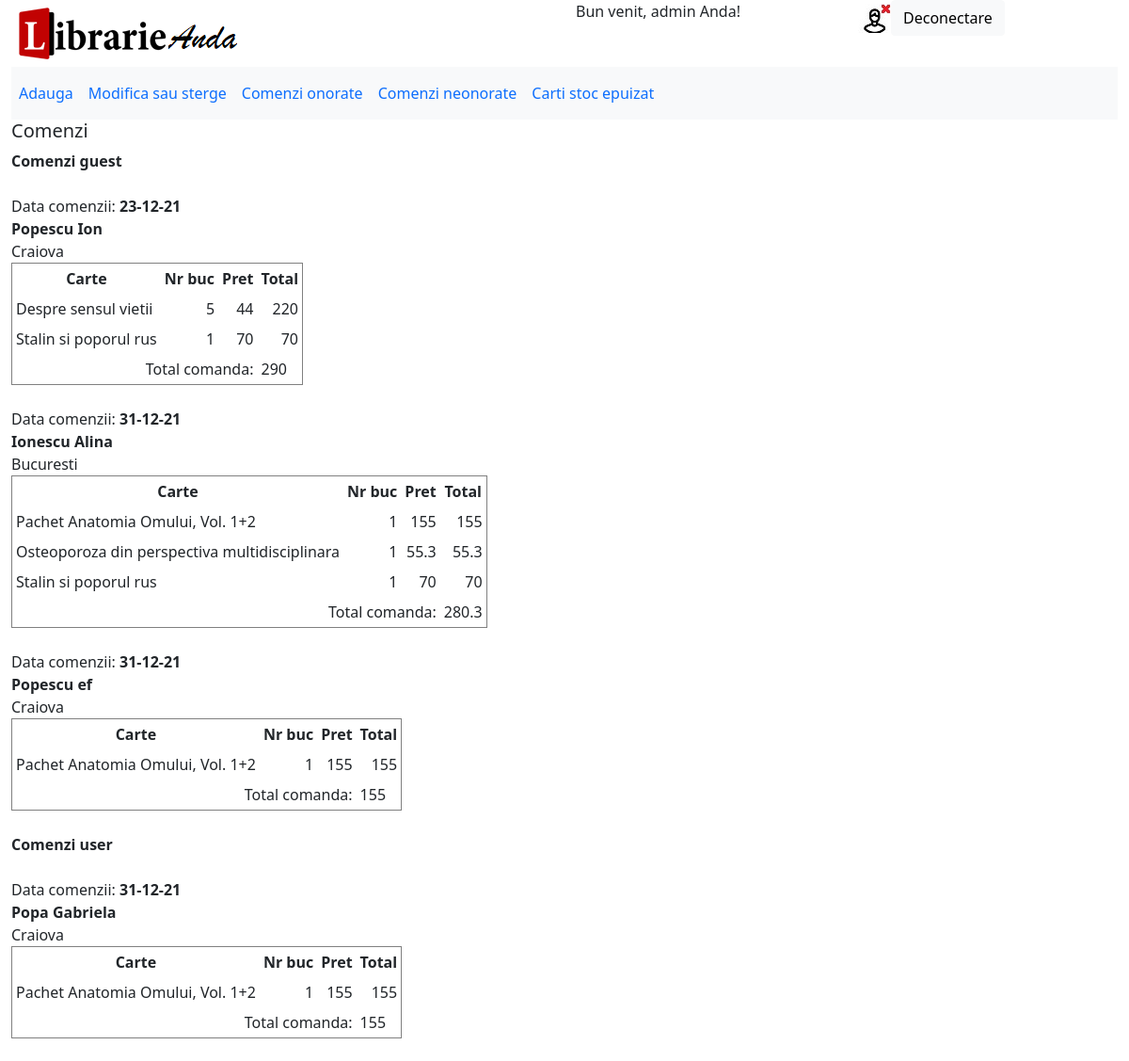
The app's page /admini/comenzi_onorate.php (signed in) with its own data.
### tables this page shows
CREATE TABLE IF NOT EXISTS `admini` (
  `id_admin` int NOT NULL AUTO_INCREMENT,
  `nume_admin` varchar(50) NOT NULL,
  `prenume_admin` varchar(50) NOT NULL,
  `username` varchar(50) NOT NULL,
  `password` varchar(50) NOT NULL,
  `email` varchar(50) NOT NULL,
  PRIMARY KEY (`id_admin`)
);

CREATE TABLE IF NOT EXISTS `comenzi` (
  `id_comanda` int NOT NULL AUTO_INCREMENT,
  `data_comanda` timestamp NOT NULL DEFAULT CURRENT_TIMESTAMP,
  `id_user` int DEFAULT NULL,
  `id_guest` int DEFAULT NULL,
  `comanda_onorata` tinyint UNSIGNED NOT NULL DEFAULT '0',
  PRIMARY KEY (`id_comanda`),
  KEY `id_user` (`id_user`),
  KEY `id_guest` (`id_guest`)
);

CREATE TABLE IF NOT EXISTS `guest` (
  `id_guest` int NOT NULL AUTO_INCREMENT,
  `nume_guest` varchar(50) NOT NULL,
  `prenume_guest` varchar(50) NOT NULL,
  `email_guest` varchar(50) NOT NULL,
  `adresa_guest` text NOT NULL,
  PRIMARY KEY (`id_guest`)
);

CREATE TABLE IF NOT EXISTS `comenzi_carti` (
  `id_comanda` int NOT NULL,
  `id_carte` int NOT NULL,
  `nr_buc` int NOT NULL,
  PRIMARY KEY (`id_comanda`,`id_carte`),
  KEY `id_carte` (`id_carte`)
);

CREATE TABLE IF NOT EXISTS `carti` (
  `id_carte` int NOT NULL AUTO_INCREMENT,
  `titlu_carte` varchar(50) NOT NULL,
  `descriere` text NOT NULL,
  `pret` float UNSIGNED NOT NULL,
  `nr_buc` int UNSIGNED NOT NULL,
  `data_aparitie_lib` timestamp NOT NULL DEFAULT CURRENT_TIMESTAMP,
  `promotie` int NOT NULL,
  `id_editura` int NOT NULL,
  `id_domeniu` int NOT NULL,
  PRIMARY KEY (`id_carte`),
  KEY `id_domeniu` (`id_domeniu`),
  KEY `id_editura` (`id_editura`)
);

CREATE TABLE IF NOT EXISTS `useri` (
  `id_user` int NOT NULL AUTO_INCREMENT,
  `nume_user` varchar(50) NOT NULL,
  `prenume_user` varchar(50) NOT NULL,
  `username` varchar(50) NOT NULL,
  `password` varchar(50) NOT NULL,
  `email` varchar(50) NOT NULL,
  `adresa` text NOT NULL,
  PRIMARY KEY (`id_user`)
);

### admini/comenzi_onorate.php (the view, shortened to what this page needs)
<?php
	include ("autorizare.php");
	include ("admin_top.php");
?>
<h5>Comenzi</h5>
<b>Comenzi guest</b><br><br>
<?php
	$sqlComenziGuest="SELECT comenzi.id_comanda, DATE_FORMAT(comenzi.data_comanda,'%d-%m-%y') as data_comanda,
	     guest.nume_guest, guest.prenume_guest, guest.adresa_guest
	     FROM comenzi,guest
	     WHERE comenzi.id_guest=guest.id_guest AND comenzi.comanda_onorata=1";
	$resursaComenziGuest=$db->query($sqlComenziGuest);
	while($rowComanda = $resursaComenziGuest->fetch_object())
	{
?>
<form action="prelucrare_comenzi_guest.php" method="POST">
	Data comenzii:
	<b><?php $totalGeneral=0; print $rowComanda->data_comanda ?></b>
	<div>
		<b><?php print $rowComanda->nume_guest.' '.$rowComanda->prenume_guest?></b><br>
		<?php print $rowComanda->adresa_guest?>
		<table border="1" cellpadding="4" cellspacing="0">
			<tr>
				<td align="center"><b>Carte</b></td>
				<td align="center"><b>Nr buc</b></td>
				<td align="center"><b>Pret</b></td>
				<td align="center"><b>Total</b></td>
			</tr>
<?php
	$sqlCarti="SELECT carti.titlu_carte, carti.pret, comenzi_carti.nr_buc
	   FROM carti, comenzi, comenzi_carti
	   WHERE carti.id_carte=comenzi_carti.id_carte AND comenzi.id_comanda=".$rowComanda->id_comanda."
	   AND comenzi_carti.id_comanda=".$rowComanda->id_comanda;
	$resursaCarti=$db->query($sqlCarti);
	while($rowCarte = $resursaCarti->fetch_object())
	{
		print '<tr><td>'.$rowCarte->titlu_carte.'</td>
			<td align="right">'.$rowCarte->nr_buc.'</td><td align="right">'.$rowCarte->pret.'</td>';
		$total=$rowCarte->pret*$rowCarte->nr_buc;
		print '<td align="right">'.$total.'</td></tr>';
		$totalGeneral=$totalGeneral+$total;
	}
?>
		<tr>
			<td colspan="3" align="right"> Total comanda:</td>
			<td><?php print $totalGeneral?></td>
		</tr>
		</table>
	</div><br>
</form>
<?php
	}
?>
<b>Comenzi user</b><br><br>
<?php
	$sqlComenziUser="SELECT comenzi.id_comanda, DATE_FORMAT(comenzi.data_comanda,'%d-%m-%y') as data_comanda,
	     useri.nume_user, useri.prenume_user, useri.adresa
	     FROM comenzi,useri
	     WHERE comenzi.id_user=useri.id_user AND comenzi.comanda_onorata=1";
	$resursaComenziUser=$db->query($sqlComenziUser);
	while($rowComanda = $resursaComenziUser->fetch_object())
	{
?>
<form action="prelucrare_comenzi_user.php" method="POST">
	Data comenzii:
	<b><?php $totalGeneral=0; print $rowComanda->data_comanda ?></b>
	<div>
		<b><?php print $rowComanda->nume_user.' '.$rowComanda->prenume_user?></b><br>
		<?php print $rowComanda->adresa?>
		<table border="1" cellpadding="4" cellspacing="0">
			<tr>
				<td align="center"><b>Carte</b></td>
				<td align="center"><b>Nr buc</b></td>
				<td align="center"><b>Pret</b></td>
				<td align="center"><b>Total</b></td>
			</tr>
<?php
	$sqlCarti="SELECT carti.titlu_carte, carti.pret, comenzi_carti.nr_buc
	   FROM carti, comenzi, comenzi_carti
	   WHERE carti.id_carte=comenzi_carti.id_carte AND comenzi.id_comanda=".$rowComanda->id_comanda."
	   AND comenzi_carti.id_comanda=".$rowComanda->id_comanda;
	$resursaCarti=$db->query($sqlCarti);
	while($rowCarte = $resursaCarti->fetch_object())
	{
		print '<tr><td>'.$rowCarte->titlu_carte.'</td>
			<td align="right">'.$rowCarte->nr_buc.'</td><td align="right">'.$rowCarte->pret.'</td>';
		$total=$rowCarte->pret*$rowCarte->nr_buc;
		print '<td align="right">'.$total.'</td></tr>';
		$totalGeneral=$totalGeneral+$total;
	}
?>
		<tr>
			<td colspan="3" align="right"> Total comanda:</td>
			<td><?php print $totalGeneral?></td>
		</tr>
		</table>
	</div><br>
</form>
<?php
	}
?>

### admini/admin_top.php (shortened to what this page needs)
<?php
include ("autorizare.php");
$sql = "select * from admini where username = '".$_SESSION['username']."' and password = '".$_SESSION['parola']."'";
$resursa=$db->query($sql);
$row = $resursa->fetch_object();
?>
<!DOCTYPE html>
<html lang="en">
<head>
  <link href="https://cdn.jsdelivr.net/npm/bootstrap@5.1.2/dist/css/bootstrap.min.css" rel="stylesheet">
</head>
<body bgcolor = "#ffffff">
<div class="container-fluid">
<div class="row">
<div class="col-md-6">
	<img src = "../img/logo.jpg">
</div>
<div class="col-md-3">
<?php echo "Bun venit, admin ".$row->prenume_admin."!" ?>
</div>
<div class="col-md-3">
<form action="../index.php" method = "POST">
  <img src = "../img/deconectare.png"><input type="Submit" class="btn btn-light" value="Deconectare">
</form>
</div>
</div>
<div class="row">
<div class="col-12">
<nav class="navbar navbar-expand-sm bg-light">
    <ul class="navbar-nav">
      <li class="nav-item">
        <a class="nav-link" href="adauga.php">Adauga</a>
      </li>
      <li class="nav-item">
        <a class="nav-link" href="modifica_sterge.php">Modifica sau sterge</a>
      </li>
      <li class="nav-item">
        <a class="nav-link" href="comenzi_onorate.php">Comenzi onorate</a>
      </li>
      <li class="nav-item">
        <a class="nav-link" href="comenzi_neonorate.php">Comenzi neonorate</a>
      </li>
      <li class="nav-item">
        <a class="nav-link" href="carti_stoc_epuizat.php">Carti stoc epuizat</a>
      </li>
    </ul>
</nav>
</div>
</div>

### records on screen
admini: prenume_admin "Anda"
comenzi: data_comanda "23-12-21", id_guest.nume_guest "Popescu", id_guest.prenume_guest "Ion", id_guest.adresa_guest "Craiova", totalGeneral "290"
comenzi_carti: id_carte.titlu_carte "Despre sensul vietii", nr_buc "5", id_carte.pret "44", total "220"
comenzi_carti: id_carte.titlu_carte "Stalin si poporul rus", nr_buc "1", id_carte.pret "70"
comenzi: data_comanda "31-12-21", id_guest.nume_guest "Ionescu", id_guest.prenume_guest "Alina", id_guest.adresa_guest "Bucuresti", totalGeneral "280.3"
comenzi_carti: id_carte.titlu_carte "Pachet Anatomia Omului, Vol. 1+2", nr_buc "1", id_carte.pret "155"
comenzi_carti: id_carte.titlu_carte "Osteoporoza din perspectiva multidisciplinara", nr_buc "1", id_carte.pret "55.3"
comenzi_carti: id_carte.titlu_carte "Stalin si poporul rus", nr_buc "1", id_carte.pret "70"
comenzi: data_comanda "31-12-21", id_guest.nume_guest "Popescu", id_guest.prenume_guest "ef", id_guest.adresa_guest "Craiova", totalGeneral "155"
comenzi_carti: id_carte.titlu_carte "Pachet Anatomia Omului, Vol. 1+2", nr_buc "1", id_carte.pret "155"
comenzi: data_comanda "31-12-21", id_user.nume_user "Popa", id_user.prenume_user "Gabriela", id_user.adresa "Craiova", totalGeneral "155"
comenzi_carti: id_carte.titlu_carte "Pachet Anatomia Omului, Vol. 1+2", nr_buc "1", id_carte.pret "155"
